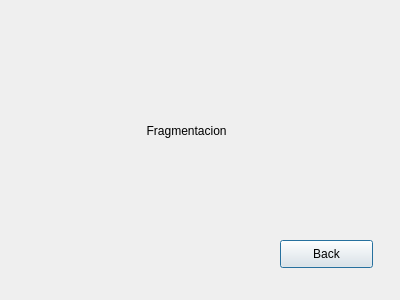
<?xml version="1.0" encoding="UTF-8"?>
<ui version="4.0">
 <class>Frag</class>
 <widget class="QDialog" name="Frag">
  <property name="geometry">
   <rect>
    <x>0</x>
    <y>0</y>
    <width>400</width>
    <height>300</height>
   </rect>
  </property>
  <property name="windowTitle">
   <string>Dialog</string>
  </property>
  <widget class="QLabel" name="label">
   <property name="geometry">
    <rect>
     <x>140</x>
     <y>100</y>
     <width>111</width>
     <height>61</height>
    </rect>
   </property>
   <property name="text">
    <string>  Fragmentacion</string>
   </property>
  </widget>
  <widget class="QPushButton" name="pushBack">
   <property name="geometry">
    <rect>
     <x>280</x>
     <y>240</y>
     <width>93</width>
     <height>28</height>
    </rect>
   </property>
   <property name="text">
    <string>Back</string>
   </property>
  </widget>
 </widget>
 <resources/>
 <connections/>
</ui>
